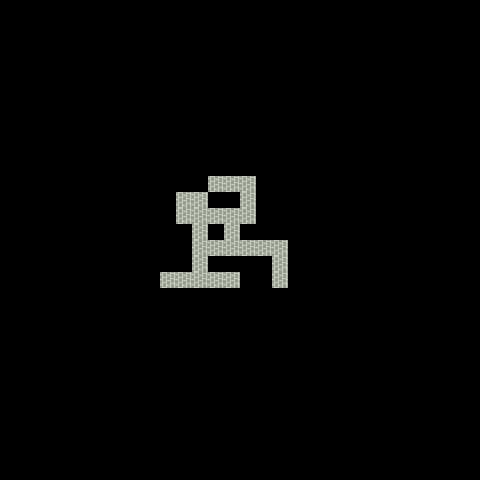

The image is a tile-based game level rendered from a .tmx file. Its description and complete source (layers, tilesets, objects, tile grids) follow:
An orthogonal 30x30 tile map with 16x16 px tiles, 1 tile layer (Floor) and 13 objects.

<map version="1.10" tiledversion="1.11.0" orientation="orthogonal" renderorder="right-down" width="30" height="30" tilewidth="16" tileheight="16" infinite="0" nextlayerid="3" nextobjectid="14">
 <tileset firstgid="1" source="../../sprites.tsx" />
 <layer id="1" name="Floor" width="30" height="30" locked="1">
  <data encoding="csv">
0,0,0,0,0,0,0,0,0,0,0,0,0,0,0,0,0,0,0,0,0,0,0,0,0,0,0,0,0,0,
0,0,0,0,0,0,0,0,0,0,0,0,0,0,0,0,0,0,0,0,0,0,0,0,0,0,0,0,0,0,
0,0,0,0,0,0,0,0,0,0,0,0,0,0,0,0,0,0,0,0,0,0,0,0,0,0,0,0,0,0,
0,0,0,0,0,0,0,0,0,0,0,0,0,0,0,0,0,0,0,0,0,0,0,0,0,0,0,0,0,0,
0,0,0,0,0,0,0,0,0,0,0,0,0,0,0,0,0,0,0,0,0,0,0,0,0,0,0,0,0,0,
0,0,0,0,0,0,0,0,0,0,0,0,0,0,0,0,0,0,0,0,0,0,0,0,0,0,0,0,0,0,
0,0,0,0,0,0,0,0,0,0,0,0,0,0,0,0,0,0,0,0,0,0,0,0,0,0,0,0,0,0,
0,0,0,0,0,0,0,0,0,0,0,0,0,0,0,0,0,0,0,0,0,0,0,0,0,0,0,0,0,0,
0,0,0,0,0,0,0,0,0,0,0,0,0,0,0,0,0,0,0,0,0,0,0,0,0,0,0,0,0,0,
0,0,0,0,0,0,0,0,0,0,0,0,0,0,0,0,0,0,0,0,0,0,0,0,0,0,0,0,0,0,
0,0,0,0,0,0,0,0,0,0,0,0,0,0,0,0,0,0,0,0,0,0,0,0,0,0,0,0,0,0,
0,0,0,0,0,0,0,0,0,0,0,0,0,1,1,1,0,0,0,0,0,0,0,0,0,0,0,0,0,0,
0,0,0,0,0,0,0,0,0,0,0,1,1,0,0,1,0,0,0,0,0,0,0,0,0,0,0,0,0,0,
0,0,0,0,0,0,0,0,0,0,0,1,1,1,1,1,0,0,0,0,0,0,0,0,0,0,0,0,0,0,
0,0,0,0,0,0,0,0,0,0,0,0,1,0,1,0,0,0,0,0,0,0,0,0,0,0,0,0,0,0,
0,0,0,0,0,0,0,0,0,0,0,0,1,1,1,1,1,1,0,0,0,0,0,0,0,0,0,0,0,0,
0,0,0,0,0,0,0,0,0,0,0,0,1,0,0,0,0,1,0,0,0,0,0,0,0,0,0,0,0,0,
0,0,0,0,0,0,0,0,0,0,1,1,1,1,1,0,0,1,0,0,0,0,0,0,0,0,0,0,0,0,
0,0,0,0,0,0,0,0,0,0,0,0,0,0,0,0,0,0,0,0,0,0,0,0,0,0,0,0,0,0,
0,0,0,0,0,0,0,0,0,0,0,0,0,0,0,0,0,0,0,0,0,0,0,0,0,0,0,0,0,0,
0,0,0,0,0,0,0,0,0,0,0,0,0,0,0,0,0,0,0,0,0,0,0,0,0,0,0,0,0,0,
0,0,0,0,0,0,0,0,0,0,0,0,0,0,0,0,0,0,0,0,0,0,0,0,0,0,0,0,0,0,
0,0,0,0,0,0,0,0,0,0,0,0,0,0,0,0,0,0,0,0,0,0,0,0,0,0,0,0,0,0,
0,0,0,0,0,0,0,0,0,0,0,0,0,0,0,0,0,0,0,0,0,0,0,0,0,0,0,0,0,0,
0,0,0,0,0,0,0,0,0,0,0,0,0,0,0,0,0,0,0,0,0,0,0,0,0,0,0,0,0,0,
0,0,0,0,0,0,0,0,0,0,0,0,0,0,0,0,0,0,0,0,0,0,0,0,0,0,0,0,0,0,
0,0,0,0,0,0,0,0,0,0,0,0,0,0,0,0,0,0,0,0,0,0,0,0,0,0,0,0,0,0,
0,0,0,0,0,0,0,0,0,0,0,0,0,0,0,0,0,0,0,0,0,0,0,0,0,0,0,0,0,0,
0,0,0,0,0,0,0,0,0,0,0,0,0,0,0,0,0,0,0,0,0,0,0,0,0,0,0,0,0,0,
0,0,0,0,0,0,0,0,0,0,0,0,0,0,0,0,0,0,0,0,0,0,0,0,0,0,0,0,0,0
</data>
 </layer>
 <objectgroup id="2" name="Objects">
  <object id="1" template="../../templates/adventurer.tx" x="208" y="192" />
  <object id="2" template="../../templates/goblinoid.tx" x="272" y="288">
   <properties>
    <property name="dir_x" type="int" value="0" />
    <property name="dir_y" type="int" value="-1" />
   </properties>
  </object>
  <object id="3" template="../../templates/treasure.tx" x="240" y="192" />
  <object id="4" template="../../templates/treasure.tx" x="192" y="208" />
  <object id="5" template="../../templates/treasure.tx" x="192" y="256" />
  <object id="6" template="../../templates/planks_trigger.tx" x="224" y="304">
   <properties>
    <property name="planks_1" type="object" value="9" />
   </properties>
  </object>
  <object id="7" template="../../templates/pit.tx" x="224" y="288" />
  <object id="8" template="../../templates/exit.tx" x="160" y="288" />
  <object id="9" template="../../templates/planks.tx" x="224" y="288">
   <properties>
    <property name="active" type="bool" value="false" />
   </properties>
  </object>
  <object id="10" template="../../templates/teleporter.tx" x="224" y="256">
   <properties>
    <property name="enter_portal" type="object" value="13" />
    <property name="exit_portal_1" type="object" value="11" />
    <property name="exit_portal_2" type="object" value="12" />
   </properties>
  </object>
  <object id="11" template="../../templates/exit_portal.tx" x="208" y="256" />
  <object id="12" template="../../templates/exit_portal.tx" x="224" y="240">
   <properties>
    <property name="exit_dir_x" type="int" value="0" />
    <property name="exit_dir_y" type="int" value="-1" />
   </properties>
  </object>
  <object id="13" template="../../templates/enter_portal.tx" x="240" y="256">
   <properties>
    <property name="exit_portal" type="object" value="11" />
   </properties>
  </object>
 </objectgroup>
</map>
